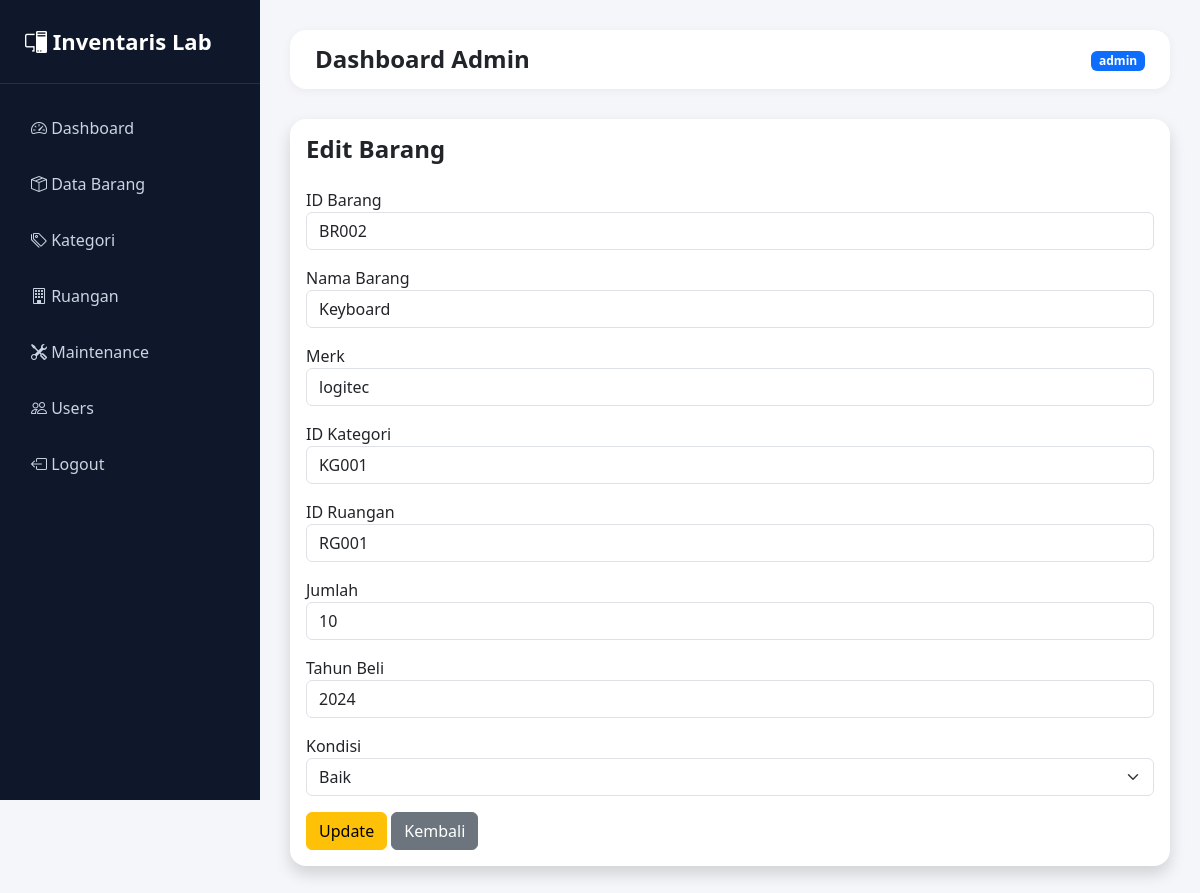
The page /barang/edit.php?id=BR002 (signed in) on the database its author committed.
### tables this page shows
CREATE TABLE `data_barang` (
  `id_barang` varchar(5) NOT NULL,
  `id_kategori` varchar(5) NOT NULL,
  `id_ruangan` varchar(5) NOT NULL,
  `nama_barang` varchar(100) NOT NULL,
  `merk` varchar(50) NOT NULL,
  `jumlah` int(5) NOT NULL,
  `tahun_beli` int(4) NOT NULL,
  `kondisi` varchar(50) NOT NULL
);

### barang/edit.php (the view, shortened to what this page needs)
<?php
include '../config/koneksi.php';
$id = $_GET['id'];
$data = mysqli_query(
    $conn,
    "SELECT * FROM data_barang
    WHERE id_barang='$id'"
);
$row = mysqli_fetch_assoc($data);
?>
<?php include '../template/header.php'; ?>
<?php include '../template/sidebar.php'; ?>
<div class="content">
<?php include '../template/navbar.php'; ?>
<div class="card border-0 shadow rounded-4">
<div class="card-body">
<h4 class="fw-bold mb-4">
Edit Barang
</h4>
<form method="POST">
<div class="mb-3">
<label>ID Barang</label>
<input type="text"
       name="id_barang"
       class="form-control"
       value="<?= $row['id_barang'] ?>"
       required>
</div>
<div class="mb-3">
<label>Nama Barang</label>
<input type="text"
       name="nama_barang"
       class="form-control"
       value="<?= $row['nama_barang'] ?>"
       required>
</div>
<div class="mb-3">
<label>Merk</label>
<input type="text"
       name="merk"
       class="form-control"
       value="<?= $row['merk'] ?>">
</div>
<div class="mb-3">
<label>ID Kategori</label>
<input type="text"
       name="id_kategori"
       class="form-control"
       value="<?= $row['id_kategori'] ?>"
       required>
</div>
<div class="mb-3">
<label>ID Ruangan</label>
<input type="text"
       name="id_ruangan"
       class="form-control"
       value="<?= $row['id_ruangan'] ?>">
</div>
<div class="mb-3">
<label>Jumlah</label>
<input type="number"
       name="jumlah"
       class="form-control"
       value="<?= $row['jumlah'] ?>"
       required>
</div>
<div class="mb-3">
<label>Tahun Beli</label>
<input type="number"
       name="tahun_beli"
       class="form-control"
       value="<?= $row['tahun_beli'] ?>"
       required>
</div>
<div class="mb-3">
<label>Kondisi</label>
<select name="kondisi"
        class="form-select">
<option value="baik"
<?= ($row['kondisi']
== 'baik')
? 'selected' : '' ?>>
Baik
</option>
</select>
</div>
<button type="submit"
        name="update"
        class="btn btn-warning">
Update
</button>
<a href="index.php"
   class="btn btn-secondary">
Kembali
</a>
</form>
</div>
</div>
</div>
<?php include '../template/footer.php'; ?>

### template/header.php (style rules this page uses)
body { background: #f4f6f9; }
.content { margin-left: 260px; padding: 30px; }

### rows shown on the page
data_barang: id_barang "BR002", nama_barang "Keyboard", merk "logitec", id_kategori "KG001", id_ruangan "RG001", jumlah "10", tahun_beli "2024"

### other values the page prints
$_SESSION['role'] "admin"
